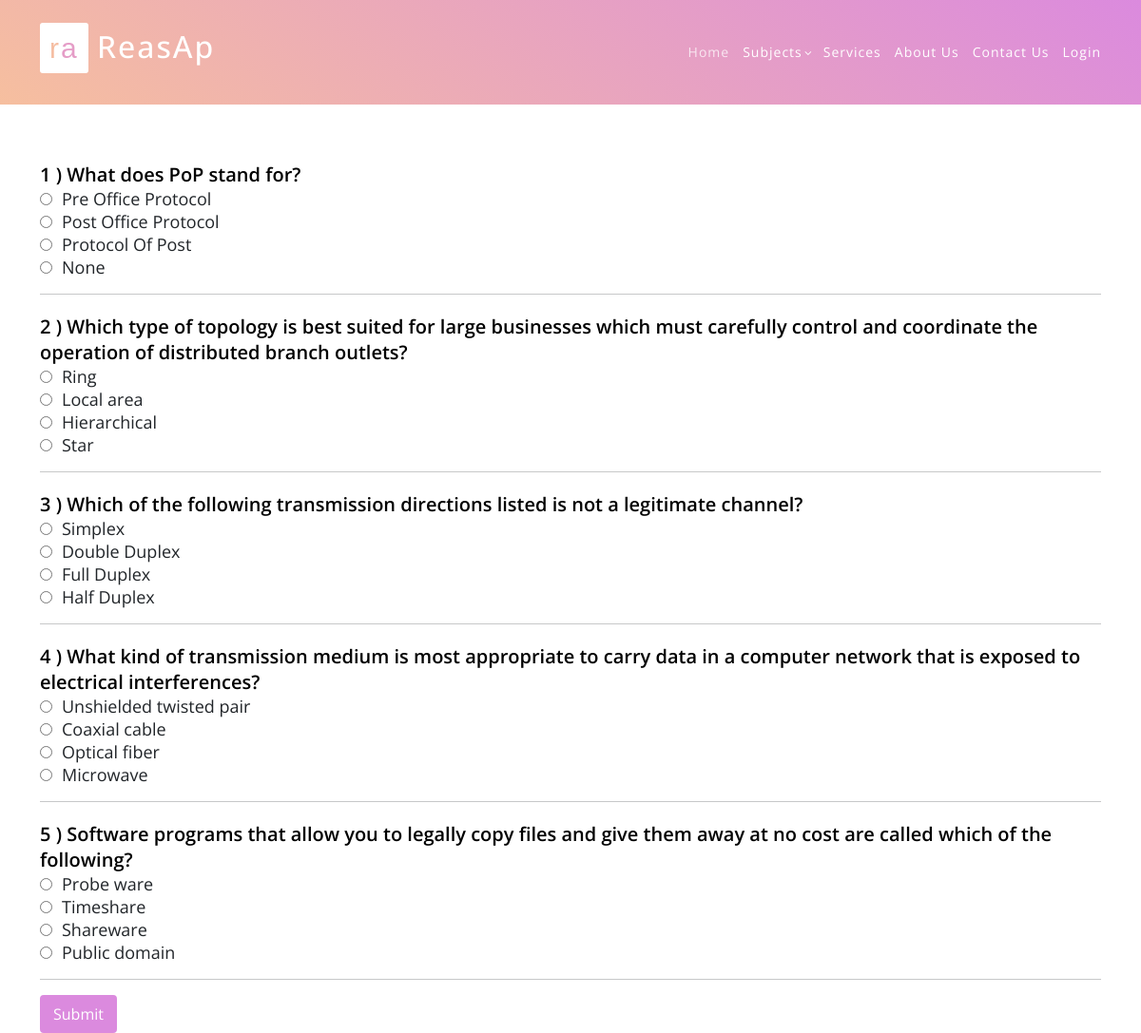
Page /network/ on the committed database.
### technical/models.py (models this page shows)
class network(models.Model):
    Question = models.CharField(max_length=500,default="true")
    Option1 = models.CharField(max_length=100,default="true")
    Option2 = models.CharField(max_length=100,default="true")
    Option3 = models.CharField(max_length=100,default="true")
    Option4 = models.CharField(max_length=100,default="true")
    Corrans = models.CharField(max_length=100,default="true")

### technical/views.py (the view)
# urls.py: path('network/',net, name="netwrokpage"),
def net(request):
    data = network.objects.all()
    return render(request,"networking.html",{"data":data})

### technical/templates/networking.html (shortened to what this page needs)
<html>
<head>
    <link rel="stylesheet" href="https://maxcdn.bootstrapcdn.com/bootstrap/4.5.0/css/bootstrap.min.css">
    {% include "header.html" %}
</head>
<body>
<div class="container">
    <div class='sec'>
        {% for i in  data %}
        <table class="ques_text">
            <tr>
                <td class="text">{{i.id}} ) {{i.Question}} </td>
            </tr>
            <tr>
                <td class="op"><input type = "radio" class="rb" name = {{i.id}} id="Option1" value="{{i.Option1}}">{{i.Option1}}</td>
            </tr>
            <tr>
                <td class="op"><input type = "radio" class="rb" name = {{i.id}} id="Option2" value="{{i.Option2}}">{{i.Option2}}</td>
            </tr>
            <tr>
                <td class="op"><input type = "radio" class="rb" name = {{i.id}} id="Option3" value="{{i.Option3}}">{{i.Option3}}</td>
            </tr>
            <tr>
                <td class="op"><input type = "radio" class="rb" name = {{i.id}} id="Option4" value="{{i.Option4}}">{{i.Option4}}</td>
            </tr>
        </table>
        <hr>
        {% endfor %}
        <input type="submit" class="btn btn-success" value="Submit" id="b1" onclick="getanswers()">
        <br>
    </div>
</div>
</body>
</html>

### static/assets/css/templatemo-eduwell-style.css (style rules this page uses)
html, body, div, span, applet, object, iframe, h1, h2, h3, h4, h5, h6, p, blockquote, div pre, a, abbr, acronym, address, big, cite, code, del, dfn, em, font, img, ins, kbd, q, s, samp, small, strike, strong, sub, sup, tt, var, b, u, i, center, dl, dt, dd, ol, ul, li, figure, header, nav, section, article, aside, footer, figcaption { margin: 0; padding: 0; border: 0; outline: 0; }
* { box-sizing: border-box; }
html, body { font-family: 'Open Sans', sans-serif; font-weight: 400; background-color: #fff; font-size: 16px; -ms-text-size-adjust: 100%; -webkit-font-smoothing: antialiased; -moz-osx-font-smoothing: grayscale; }
html, body { background: #fff; font-family: 'Open Sans', sans-serif; }
body { overflow-x: hidden; }

### static/assets/css/reasoning.css (style rules this page uses)
* { margin:0px; padding:0px; }

### technical/templates/networking.html (style rules this page uses)
table.ques_text { position: relative; margin-top: 20px; }
.text { color: black!important; font-weight:600; font-size:20px; }
.op { font-size:18px; }
#Option1 { margin-right: 10px; }
#Option2 { margin-right: 10px; }
#Option3 { margin-right: 10px; }
#Option4 { margin-right: 10px; }
.btn-success { color:white; background-color: #db8ade; border-color: #db8ade; }
input#b1 { color: white; background-color: #db8ade; border: 2px solid #db8ade; box-shadow:#db8ade; }
.sec { padding-top: 150px; }

### rows in the picture
network: id "1", Question "What does PoP stand for?", Option1 "Pre Office Protocol", Option2 "Post Office Protocol", Option3 "Protocol Of Post", Option4 "None"
network: id "2", Question "Which type of topology is best suited for large businesses which must carefully control and coordinate the operation of distributed branch outlets?", Option1 "Ring", Option2 "Local area", Option3 "Hierarchical", Option4 "Star"
network: id "3", Question "Which of the following transmission directions listed is not a legitimate channel?", Option1 "Simplex", Option2 "Double Duplex", Option3 "Full Duplex", Option4 "Half Duplex"
network: id "4", Question "What kind of transmission medium is most appropriate to carry data in a computer network that is exposed to electrical interferences?", Option1 "Unshielded twisted pair", Option2 "Coaxial cable", Option3 "Optical fiber", Option4 "Microwave"
network: id "5", Question "Software programs that allow you to legally copy files and give them away at no cost are called which of the following?", Option1 "Probe ware", Option2 "Timeshare", Option3 "Shareware", Option4 "Public domain"
